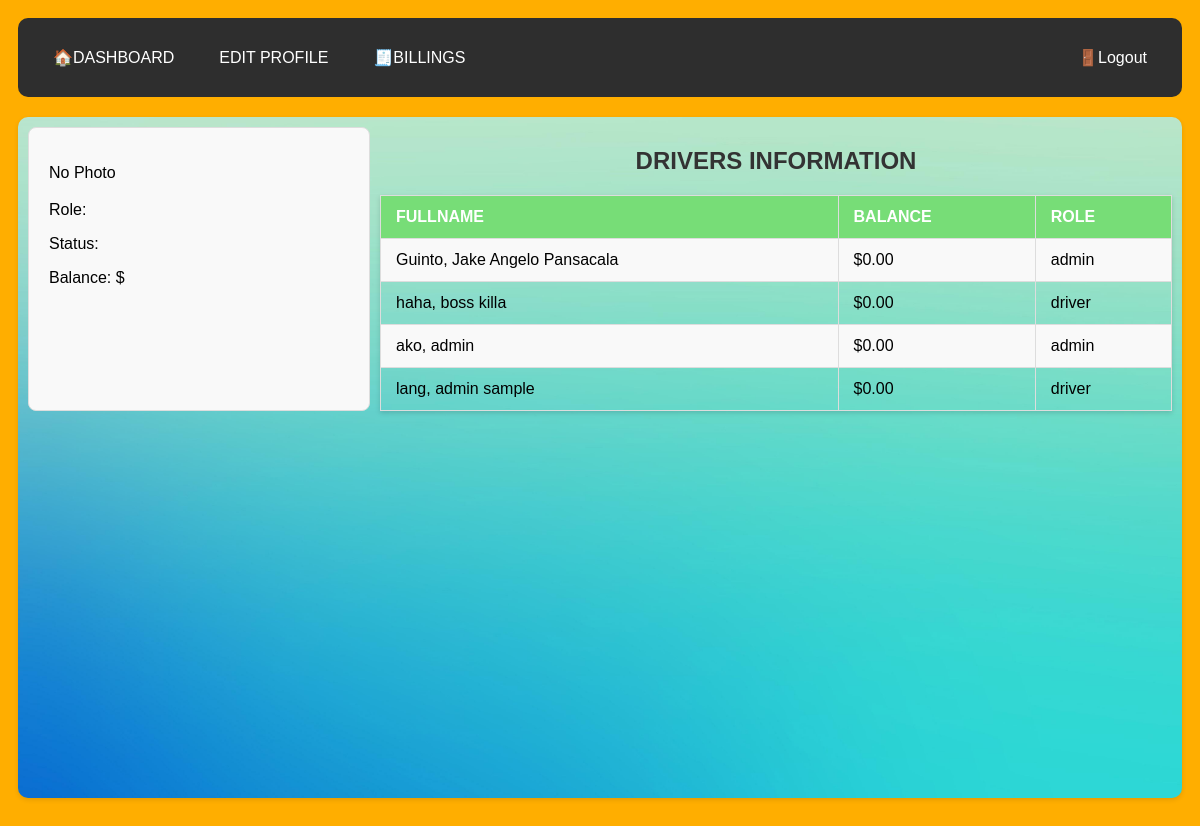
The page /driverdashboard/ (signed in) on the database its author committed.
### apps/models.py (models this page shows, shortened)
class Profile(models.Model):
    ROLE_CHOICES = [
        ('admin', 'Admin'),
        ('driver', 'Driver')
    ]
    user = models.OneToOneField(User, on_delete=models.CASCADE, default=1)
    firstname = models.CharField(max_length=255)
    middlename = models.CharField(max_length=255, blank=True)
    lastname = models.CharField(max_length=255)
    phone_number = models.CharField(max_length=20,default=00000000000)
    address = models.CharField(max_length=255, default='Philippines')
    date_of_birth = models.DateField(default=date.today)
    license_number = models.CharField(max_length=50, blank=True, null=True)
    role = models.CharField(max_length=10, choices=ROLE_CHOICES)
    balance = models.DecimalField(max_digits=10, decimal_places=2, default=0.00)
    photo = models.ImageField(upload_to='profile_photos/', blank=True, null=True)
    is_active = models.BooleanField(default=False)

### apps/views.py (the view)
# urls.py: path('driverdashboard/', views.driverdashboard, name='driverdashboard'),
@login_required
def driverdashboard(request):
    profiles = Profile.objects.all()
    return render(request, 'driverdashboard.html', {'profiles': profiles})

### apps/templates/driverdashboard.html (shortened to what this page needs)
{% extends "driverlayout.html" %}
{% block content %}
    <div class="container">
        <div class="profile-panel">
            <div class="profile-card">
                <div class="profile-photo-name">
                    {% if current_user_profile.photo %}
                        <img src="{{ current_user_profile.photo.url }}" alt="Profile Photo" class="profile-photo">
                    {% else %}
                        <p>No Photo</p>
                    {% endif %}
                    <div class="profile-name">
                        <p>Role: {{ current_user_profile.role }}</p>
                        <p>Status: {{ current_user_profile.status }}</p>
                        <p>Balance: ${{ current_user_profile.balance }}</p>
                    </div>
                </div>
            </div>
        </div>
        <div class="drivers-info">
            <h2>DRIVERS INFORMATION</h2>
            <table>
                <tr>
                    <th>FULLNAME</th>
                    <th>BALANCE</th>
                    <th>ROLE</th>
                </tr>
                {% for profile in profiles %}
                <tr>
                    <td>{{ profile.lastname }}, {{ profile.firstname }} {{ profile.middlename }}</td>
                    <td>${{ profile.balance }}</td>
                    <td>{{ profile.role }}</td>
                </tr>
                {% empty %}
                <tr>
                    <td colspan="6">No Available Information</td>
                </tr>
                {% endfor %}
            </table>
        </div>
    </div>
{% endblock %}

### static/css/style.css (style rules this page uses)
body { font-family: Arial, sans-serif; background-color: #ffae00; margin-bottom: 20px; padding: 10; display: flex; flex-direction: column; height: 100vh; }
h2 { text-align: center; color: #333; }
table { width: 100%; border-collapse: collapse; margin-bottom: 20px; box-shadow: 0 2px 5px rgba(0, 0, 0, 0.15); }
th, td { padding: 12px 15px; border: 1px solid #ddd; text-align: left; transition: background-color 0.3s; }
th { background-color: #77dd77; color: white; }
tbody tr:nth-child(even) { background-color: #f9f9f9; }
.container { display: flex; justify-content: space-between; }
.profile-panel { margin-bottom: 20px; float: left; display: flex; justify-content: flex-start; }
.profile-card { width: 300px; margin: 0 auto; padding: 20px; background-color: #f9f9f9; border: 1px solid #ddd; border-radius: 8px; text-align: left; }
table { width: 100%; border-collapse: collapse; }
.drivers-info { flex: 100%; width: 100%; padding-left: 10px; }

### rows shown on the page
Profile: lastname "Guinto", firstname "Jake", middlename "Angelo Pansacala", balance "0.00", role "admin"
Profile: lastname "haha", firstname "boss", middlename "killa", balance "0.00", role "driver"
Profile: lastname "ako", firstname "admin", balance "0.00", role "admin"
Profile: lastname "lang", firstname "admin", middlename "sample", balance "0.00", role "driver"
